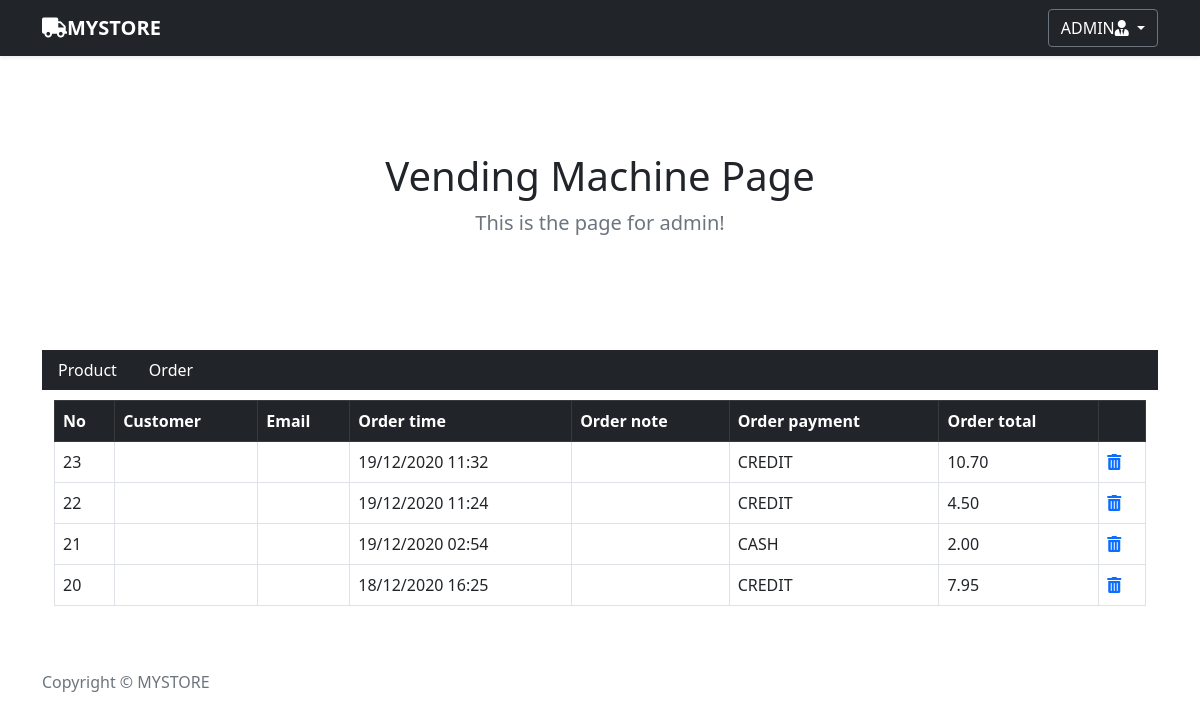
Screenshot of /admin.php?page_layout=order (signed in) with the database file from the repository.
### tables this page shows
CREATE TABLE `tbl_order` (
  `id` int(10) UNSIGNED NOT NULL,
  `order_id` varchar(255) NOT NULL,
  `customer_id` varchar(255) NOT NULL,
  `dealer_id` varchar(255) NOT NULL,
  `order_time` varchar(255) NOT NULL,
  `order_message` text NOT NULL,
  `order_payment` varchar(255) NOT NULL,
  `order_total` double(8,2) NOT NULL,
  `order_discount` double(8,2) NOT NULL,
  `order_received` double(8,2) NOT NULL,
  `order_debit` double(8,2) NOT NULL,
  `created_at` timestamp NULL DEFAULT NULL,
  `updated_at` timestamp NULL DEFAULT NULL
);

### order.php (the view, shortened to what this page needs)
<?php
include_once './connect.php';
$table_partners = '';
$sql_table_body = "SELECT * FROM tbl_order ORDER BY id DESC";
$query_table_body = mysqli_query($connect, $sql_table_body);
if (mysqli_num_rows($query_table_body) > 0) {
    while ($row_table_body = mysqli_fetch_array($query_table_body)) {
        $table_partners .= '
                <tr>
                    <td><a id="td-' . $row_table_body["id"] . '">' . $row_table_body["id"] . '<a></td>
                    <td>' . $row_table_body["customer_name"] . '</td>
                    <td>' . $row_table_body["email"] . '</td>
                    <td>' . $row_table_body["order_time"] . '</td>
                    <td>' . $row_table_body["order_note"] . '</td>
                    <td>' . $row_table_body["order_payment"] . '</td>
                    <td>' . $row_table_body["order_total"] . '</td>
                    <td><a href="delete-order.php?id=' . $row_table_body["id"] . '"><i class="fas fa-trash-alt"></i></a></td>
                </tr>
        ';
    }
}
?>
<div class="container">
    <table class="table table-bordered">
        <thead class="table-dark">
            <tr>
                <th scope="col">No</th>
                <th scope="col">Customer</th>
                <th scope="col">Email</th>
                <th scope="col">Order time</th>
                <th scope="col">Order note</th>
                <th scope="col">Order payment</th>
                <th scope="col">Order total</th>
                <th></th>
            </tr>
        </thead>
        <tbody>
            <?php
           echo $table_partners;
           ?>
        </tbody>
    </table>
</div>

### rows the page displays
tbl_order: id "23", order_time "19/12/2020 11:32", order_payment "CREDIT", order_total "10.70"
tbl_order: id "22", order_time "19/12/2020 11:24", order_payment "CREDIT", order_total "4.50"
tbl_order: id "21", order_time "19/12/2020 02:54", order_payment "CASH", order_total "2.00"
tbl_order: id "20", order_time "18/12/2020 16:25", order_payment "CREDIT", order_total "7.95"
